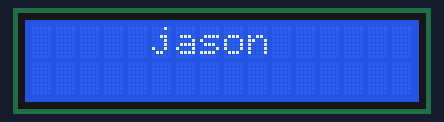
Bench run of a sketch on a simulated Arduino Uno, built with avr-gcc and run on an emulated ATmega328P. On the bench: 16×2 character LCD.

Above: at 0.1 s.
At 1.18 s:
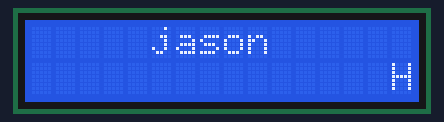
At 1.85 s:
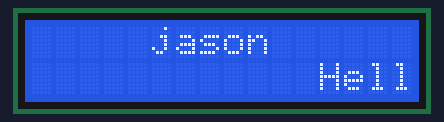
At 2.51 s:
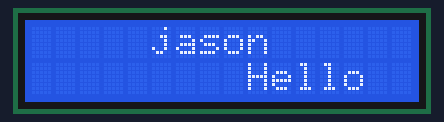
At 3.61 s:
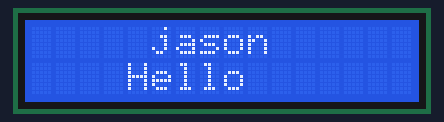
At 4.94 s:
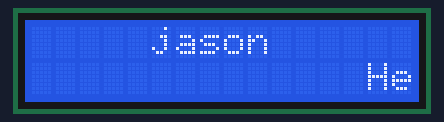

Measured:
- by itself, everything shown: repeats every 3.5 s, in 16 steps

The sketch:

lcd_hello.ino
```cpp
#include "LiquidCrystal_PCF8574.h"

// 定義 LCD 物件，0x27 是 I2C 介面卡常用的位址
LiquidCrystal_PCF8574 lcd(0x27);

void setup() {
  // 初始化 1602 LCD (16格寬, 2列高)
  lcd.begin(16, 2);

  // 開啟背光 (255 表示最亮)
  lcd.setBacklight(255);

  // 清除螢幕上所有殘留的畫面
  lcd.clear();

  // 在第一列 (Row 0) 的第 5 格位置
  lcd.setCursor(5, 0);

  // 印出固定不動的名字 "jason"
  lcd.print("jason");

  // 先停 1 秒，讓使用者看清楚名字後再開始跑馬燈
  delay(1000);
}

void loop() {
  // 【跑馬燈邏輯】
  // 使用 for 迴圈讓變數 i 從 15 遞減到 0
  // i 代表 "Hello" 這串字的起始格數 (橫向座標)
  for (int i = 15; i >= 0; i--) {

    // 1. 將「筆尖」移到第二列 (Row 1) 的第 i 格
    lcd.setCursor(i, 1);

    // 2. 印出移動中的文字 "Hello"
    lcd.print("Hello");

    // 3. 延遲 200 毫秒，控制滾動的速度（數字越小跑越快）
    delay(200);

    // 4. 【關鍵步驟】清除第二列，準備下一次移動
    // 如果不清除，螢幕會留下一長串的 "Helloooooooo"
    // 我們將游標移回第二列的開頭 (0, 1)
    lcd.setCursor(0, 1);

    // 印出 16 個空格，徹底覆蓋掉第二列所有的字，但不會影響第一列的 jason
    lcd.print("                ");
  }
}
```
